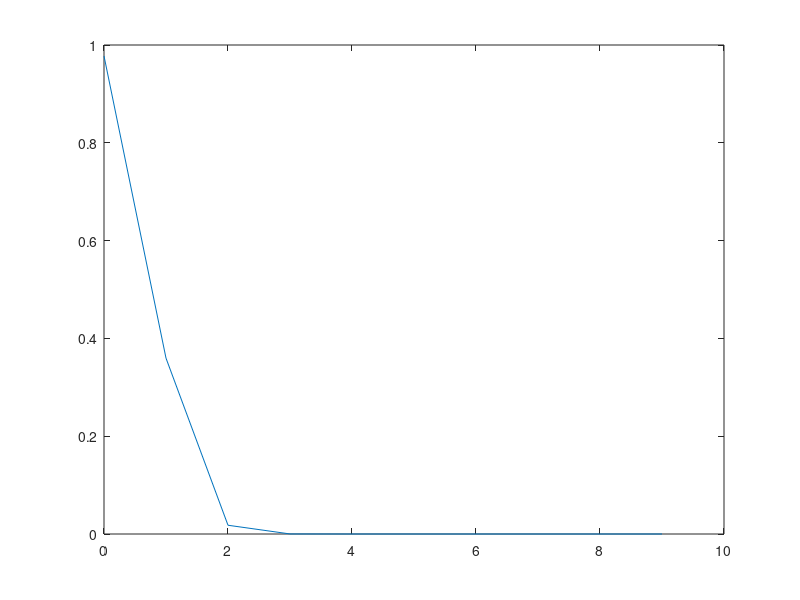
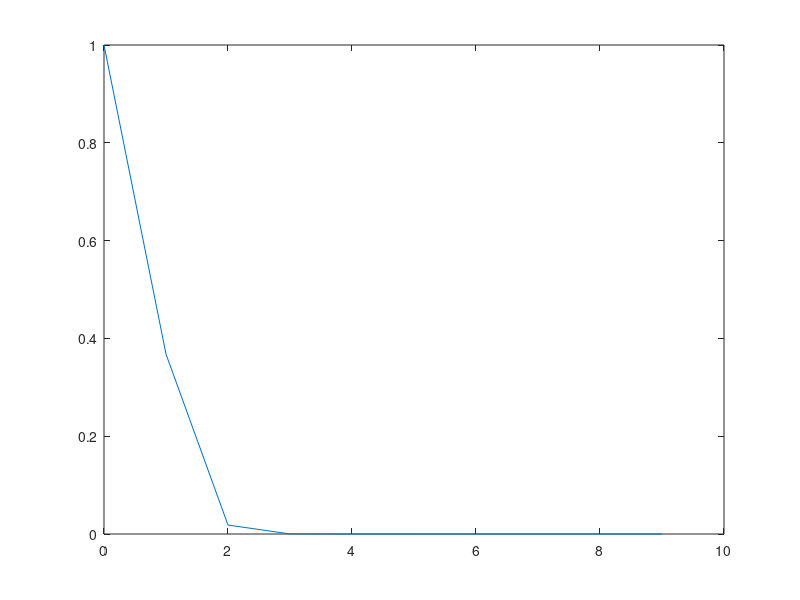

MATLAB code to generate these figures, in order:
close all;

% testing the shape of the activation function. logistic
L=1; % maximum
k=.25; % curve steepness, also determines how low is the initial start
b=1;
% b=2/3;
% a=1.7159;
a = 1;
d = 8;
sigma2 = .5;
v = 1;

maxDist = 100;
steps = 1;
maxDist_weights = 0.15;
minDist_weights = .001;

x = 0:steps:maxDist;
% xaxis = 0:steps:maxDist;

% xlog = log(v./((d*x.^2)./d));
% xlog = 1./((d*(x.^2))./d);

% plot(-x,xlog)

% acts = L ./ (1 + exp(-k * xlog));
% acts = tanh(xlog);
% acts = a.*tanh(b.*x);

mse_max = sum(repelem(maxDist_weights,d).^2) / d;
mse_min = sum(repelem(minDist_weights,d).^2) / d;


acts_min = (1-tanh(mse_max))*exp(-(x.^2) / (2*sigma2));
acts_max = (1-tanh(mse_min))*exp(-(x.^2) / (2*sigma2));
acts_min_total = sum(acts_min);
acts_max_total = sum(acts_max);

figure
plot(x(1:10),acts_min(1:10))

figure
plot(x(1:10),acts_max(1:10))

% note, however, that the weights aren't updated linearly. Rather, they
% also travel along and exp() curve. 

% the total change will be approximately the difference between acts max
% and acts min
changeTot = acts_max_total - acts_min_total;

% so, we want that change to occur over the course of about 60 trials
% although there are a total of 72 trials, if saturation doesn't occur
% until the very end of the second half, it'llbe easier to preserve the
% performance of the lesioned networks durign the low ambiguity condition,
% during which they're still seeing many features
eta = changeTot / 60

% ah, but, that eta happens ~20 times per fixation, and an average of 10
% fixations occur per trial
eta_use = eta /( 20);
eta_use
% ah! but, there's nothing that says we have to encode many times!
